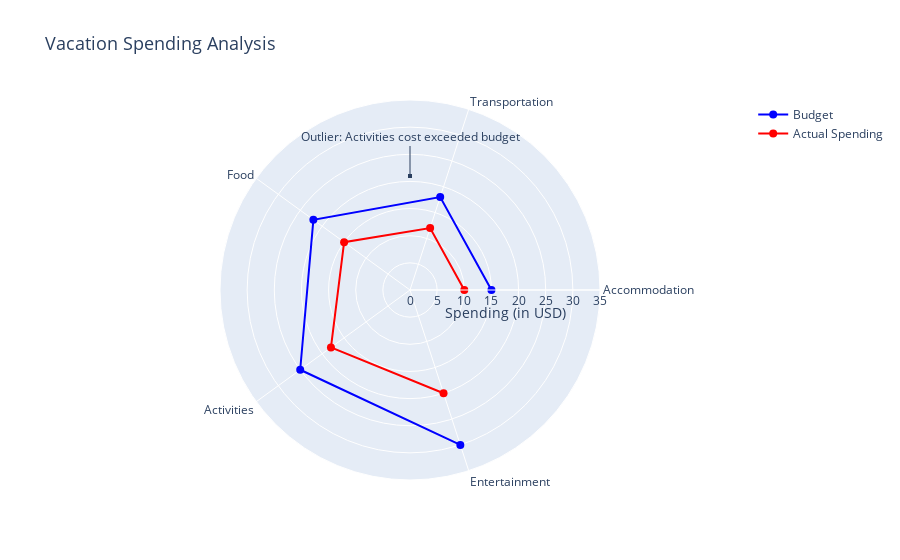

Write notebook code for a chart like this one.
### Code cell
plot_from_ai_output(output)

### Figure 1 — Plotly figure (JSON) as saved in the notebook; plotly's stock layout.template omitted (floating-point values rounded to 4 significant figures)
{"data": [{"line": {"color": "blue", "width": 2}, "marker": {"color": "blue", "size": 8}, "mode": "lines+markers", "name": "Budget", "r": [15, 18, 22, 25, 30], "theta": ["Accommodation", "Transportation", "Food", "Activities", "Entertainment"], "type": "scatterpolar"}, {"line": {"color": "red", "width": 2}, "marker": {"color": "red", "size": 8}, "mode": "lines+markers", "name": "Actual Spending", "r": [10, 12, 15, 18, 20], "theta": ["Accommodation", "Transportation", "Food", "Activities", "Entertainment"], "type": "scatterpolar"}], "layout": {"annotations": [{"arrowhead": 7, "ax": 0, "ay": -40, "showarrow": true, "text": "Outlier: Activities cost exceeded budget", "x": 0.5, "xref": "paper", "y": 0.8, "yref": "paper"}], "polar": {"angularaxis": {"tickmode": "array", "ticktext": ["Accommodation", "Transportation", "Food", "Activities", "Entertainment"], "tickvals": ["Accommodation", "Transportation", "Food", "Activities", "Entertainment"]}, "radialaxis": {"range": [0, 35], "title": {"text": "Spending (in USD)"}, "visible": true}}, "title": {"font": {"size": 18}, "text": "Vacation Spending Analysis"}}}
